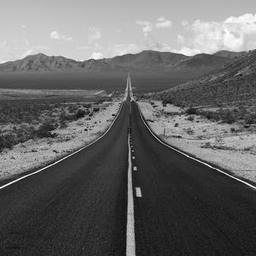
#> input picture Codes 4-1/DIP Lab/4th Lab/road.bmp, 256 x 256 px
$ jupyter execute main.ipynb
#> lines starting #> are read from the running program, lines starting #| are printed output that depends on the picture; long printed decimals are rounded
[cell 1]
import cv2
import matplotlib.pyplot as plt

# Load image in grayscale
img = cv2.imread('road.bmp', cv2.IMREAD_GRAYSCALE)
#> img is the input picture: shape (256, 256); min 7, max 255, mean 101.6

# Average Filter

[cell 2]
# average filtering
import cv2 as cv
import numpy as np
import matplotlib.pyplot as plt

gray = img
gray2 = img

gray = cv.copyMakeBorder(
    gray,
    top=1, bottom=1, left=1, right=1,
    borderType=cv.BORDER_REPLICATE   # replicate edges outward
)
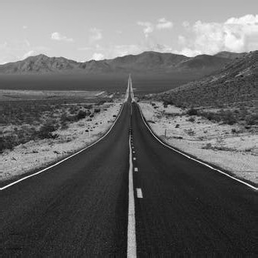
#> gray: shape (258, 258); min 7, max 255, mean 101.7


h, w = gray.shape
#> h = 258; w = 258
y, x = h // 2, w // 2
#> y = 129; x = 129

# Extract 3x3 neighborhood
patch = gray[y-1:y+2, x-1:x+2].astype(np.float32)
#> patch = [[50, 53, 68], [52, 34, 35], [43, 51, 71]]

# 3x3 standard average mask
W = np.ones((3,3), np.float32)
R = (1/9.0) * np.sum(W * patch)          # R = (1/9) * sum_k (w_k * z_k)
#> R = 50.78

print("3x3 neighborhood (z_k):\n", patch.astype(int))
#| 3x3 neighborhood (z_k):
#|  [[50 53 68]
#|  [52 34 35]
#|  [43 51 71]]
print("Weights (w_k):\n", W.astype(int))
print("Sum(w_k * z_k) =", np.sum(W * patch))
#| Sum(w_k * z_k) = 457.0
print("R = (1/9) * Sum =", R)
#| R = (1/9) * Sum = 50.778
print(f"Manual filtered value at center pixel ({y},{x}): {int(round(R))}")
#| Manual filtered value at center pixel (129,129): 51

# Compare the same location with OpenCV's blur
opencv_center = cv.blur(gray, (3,3))[y, x]
#> opencv_center = 51
print("cv.blur value at same pixel:", int(opencv_center))
#| cv.blur value at same pixel: 51

kernel = np.ones((3,3), np.float32) / 9.0
manual_filtered = cv.filter2D(gray, ddepth=-1, kernel=kernel)

# OpenCV average filter
opencv_filtered = cv.blur(gray2, (3,3))

plt.figure(figsize=(12,5))
plt.subplot(1,3,1); plt.imshow(gray, cmap='gray'); plt.title("Original"); plt.axis("off")
plt.subplot(1,3,2); plt.imshow(manual_filtered, cmap='gray'); plt.title("Manual Avg (3×3)"); plt.axis("off")
plt.subplot(1,3,3); plt.imshow(opencv_filtered, cmap='gray'); plt.title("cv.blur (3×3)"); plt.axis("off")
plt.tight_layout(); plt.show()
#> after `plt.tight_layout()`:
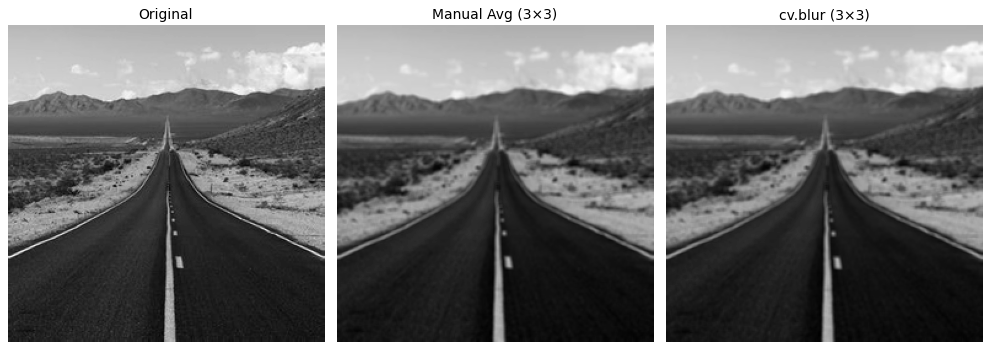
#> figure drawn by matplotlib, 3 panels

# Weighted Average

[cell 3]
# weighted average filtering
h, w = gray.shape
y, x = h // 2, w // 2  # center pixel

patch = gray[y-1:y+2, x-1:x+2].astype(np.float32)

# Weighted kernel
W = np.array([[1,2,1],
              [2,4,2],
              [1,2,1]], dtype=np.float32)

R = (1/16.0) * np.sum(W * patch)
#> R = 46.88

print("3x3 neighborhood (z_k):\n", patch.astype(int))
#| 3x3 neighborhood (z_k):
#|  [[50 53 68]
#|  [52 34 35]
#|  [43 51 71]]
print("Weights (w_k):\n", W.astype(int))
print("Sum(w_k*z_k) =", np.sum(W * patch))
#| Sum(w_k*z_k) = 750.0
print("R = (1/16) * Sum =", R)
#| R = (1/16) * Sum = 46.875
print(f"Manual weighted avg value at ({y},{x}): {int(round(R))}")
#| Manual weighted avg value at (129,129): 47

kernel = W / 16.0
manual_filtered = cv.filter2D(gray, ddepth=-1, kernel=kernel)

opencv_gaussian = cv.GaussianBlur(gray2, (3,3), sigmaX=0)

plt.figure(figsize=(12,5))
plt.subplot(1,3,1); plt.imshow(gray, cmap='gray'); plt.title("Original"); plt.axis("off")
plt.subplot(1,3,2); plt.imshow(manual_filtered, cmap='gray'); plt.title("Manual Weighted Avg (3×3)"); plt.axis("off")
plt.subplot(1,3,3); plt.imshow(opencv_gaussian, cmap='gray'); plt.title("GaussianBlur (3×3)"); plt.axis("off")
plt.tight_layout(); plt.show()

# Median

[cell 4]
# median filtering
h, w = gray.shape
y, x = h // 2, w // 2  # center pixel

patch = gray[y-1:y+2, x-1:x+2].flatten()   # 3x3 neighborhood -> 1D array
#> patch = [50, 53, 68, 52, 34, 35, 43, 51, 71]
sorted_vals = np.sort(patch)
#> sorted_vals = [34, 35, 43, 50, 51, 52, 53, 68, 71]
R = np.median(patch)
#> R = 51

print("3x3 neighborhood (z_k):", patch)
#| 3x3 neighborhood (z_k): [50 53 68 52 34 35 43 51 71]
print("Sorted values:", sorted_vals)
#| Sorted values: [34 35 43 50 51 52 53 68 71]
print("Median value =", R)
#| Median value = 51.0
print(f"Manual median at ({y},{x}): {int(R)}")
#| Manual median at (129,129): 51

manual_filtered = np.zeros_like(gray)
for i in range(1, h-1):
    for j in range(1, w-1):
        neighborhood = gray[i-1:i+2, j-1:j+2].flatten()
        manual_filtered[i,j] = np.median(neighborhood)
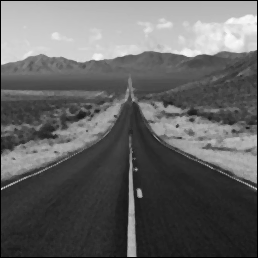
#> manual_filtered: shape (258, 258); min 0, max 252, mean 99.9

# OpenCV built-in medianBlur
opencv_filtered = cv.medianBlur(gray2, 3)  # kernel size = 3x3
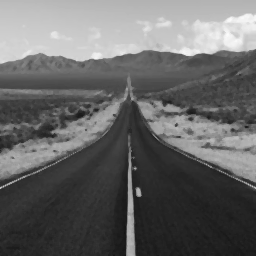
#> opencv_filtered: shape (256, 256); min 19, max 252, mean 101.5

plt.figure(figsize=(12,5))
plt.subplot(1,3,1); plt.imshow(gray, cmap='gray'); plt.title("Original"); plt.axis("off")
plt.subplot(1,3,2); plt.imshow(manual_filtered, cmap='gray'); plt.title("Manual Median (3×3)"); plt.axis("off")
plt.subplot(1,3,3); plt.imshow(opencv_filtered, cmap='gray'); plt.title("cv.medianBlur (3×3)"); plt.axis("off")
plt.tight_layout(); plt.show()

# High Boosting

[cell 5]
# high boost filtering
k = 1.8  # boost factor

# Smooth with 3x3 average
avg_kernel = np.ones((3,3), np.float32) / 9.0
smoothed = cv.filter2D(gray, -1, avg_kernel)

# Pick a safe center pixel
h, w = gray.shape
y, x = h // 2, w // 2

f_xy      = float(gray[y, x])
#> f_xy = 34
fhat_xy   = float(smoothed[y, x])
#> fhat_xy = 51
detail_xy = f_xy - fhat_xy               # high-frequency (mask)
#> detail_xy = -17
g_xy      = f_xy + k * detail_xy         # high-boost output (float)
#> g_xy = 3.4
g_xy_cl   = np.clip(round(g_xy), 0, 255) # clamp to 8-bit
#> g_xy_cl = 3

print(f"Center pixel ({y},{x}) calculation:")
#| Center pixel (129,129) calculation:
print(f"  f(x,y)       = {f_xy}")
#|   f(x,y)       = 34.0
print(f"  fhat(x,y)    = {fhat_xy}   (3x3 average)")
#|   fhat(x,y)    = 51.0   (3x3 average)
print(f"  detail       = f - fhat = {detail_xy}")
#|   detail       = f - fhat = -17.0
print(f"  g = f + k*(f - fhat) with k={k} -> {g_xy} -> clipped -> {int(g_xy_cl)}")
#|   g = f + k*(f - fhat) with k=1.8 -> 3.400 -> clipped -> 3

# detail = f - smooth(f)
detail = cv.subtract(gray, smoothed)
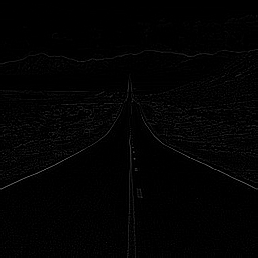
#> detail: shape (258, 258); min 0, max 110, mean 2.5
# g = f + k*detail
manual_highboost = cv.addWeighted(gray, 1.0, detail, k, 0)

# Gaussian blur
gauss = cv.GaussianBlur(img, (0,0), sigmaX=1.0)
mask  = cv.subtract(img, gauss)
opencv_highboost = cv.addWeighted(img, 1.0, mask, k, 0)
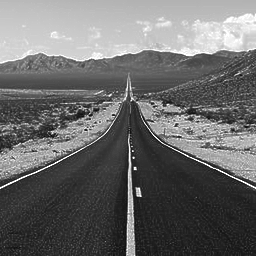
#> opencv_highboost: shape (256, 256); min 7, max 255, mean 105.9

plt.figure(figsize=(14,5))
plt.subplot(1,3,1); plt.imshow(gray, cmap='gray'); plt.title("Original"); plt.axis("off")
plt.subplot(1,3,2); plt.imshow(manual_highboost, cmap='gray'); plt.title(f"High-Boost (avg 3×3, k={k})"); plt.axis("off")
plt.subplot(1,3,3); plt.imshow(opencv_highboost, cmap='gray'); plt.title(f"High-Boost (Gaussian, k={k})"); plt.axis("off")
plt.tight_layout(); plt.show()

# Laplacian

[cell 6]
# Laplacian filtering
K4 = np.array([[1, 1, 1],
               [1,-8, 1],
               [1, 1, 1]], dtype=np.float32)

h, w = gray.shape
y, x = h//2, w//2
patch = gray[y-1:y+2, x-1:x+2].astype(np.float32)
#> patch = [[50, 53, 68], [52, 34, 35], [43, 51, 71]]

lap_xy = np.sum(K4 * patch)
#> lap_xy = 151

print("3x3 neighborhood (z_k):\n", patch.astype(int))
#| 3x3 neighborhood (z_k):
#|  [[50 53 68]
#|  [52 34 35]
#|  [43 51 71]]
print("Laplacian kernel K4:\n", K4.astype(int))
print("Δ²f(x,y) = sum(K4 * patch) =", lap_xy)
#| Δ²f(x,y) = sum(K4 * patch) = 151.0

g_xy = float(gray[y, x]) - lap_xy
#> g_xy = -117
g_xy = int(np.clip(round(g_xy), 0, 255))
#> g_xy = 0
print(f"Sharpened center pixel: {g_xy}")
#| Sharpened center pixel: 0

lap_all = cv.filter2D(gray, ddepth=cv.CV_16S, kernel=K4)
lap_all_abs = cv.convertScaleAbs(lap_all)
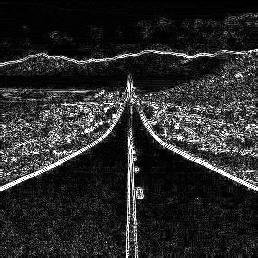
#> lap_all_abs: shape (258, 258); min 0, max 255, mean 41.9

sharpened = np.clip(gray.astype(np.int16) - lap_all, 0, 255).astype(np.uint8)
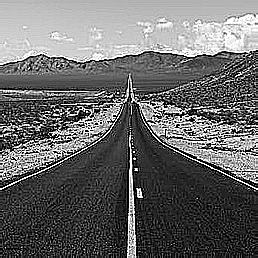
#> sharpened: shape (258, 258); min 0, max 255, mean 104.4

lap_cv = cv.Laplacian(img, ddepth=cv.CV_16S, ksize=3)
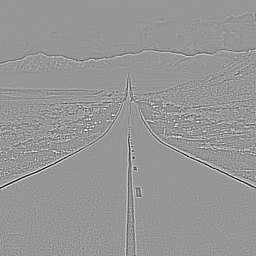
#> lap_cv: shape (256, 256) int16; min -1104, max 766, mean 0; drawn with min black and max white
lap_cv_abs = cv.convertScaleAbs(lap_cv)
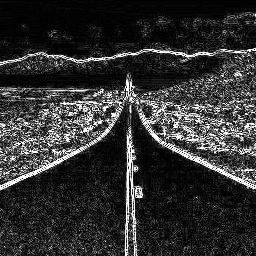
#> lap_cv_abs: shape (256, 256); min 0, max 255, mean 49.1

plt.figure(figsize=(14,6))
plt.subplot(1,3,1); plt.imshow(gray, cmap='gray'); plt.title("Original (padded)"); plt.axis("off")
plt.subplot(1,3,2); plt.imshow(lap_all_abs, cmap='gray'); plt.title("Laplacian response"); plt.axis("off")
plt.subplot(1,3,3); plt.imshow(lap_cv_abs, cmap='gray'); plt.title("using cv.Laplacian()"); plt.axis("off")
plt.tight_layout(); plt.show()
